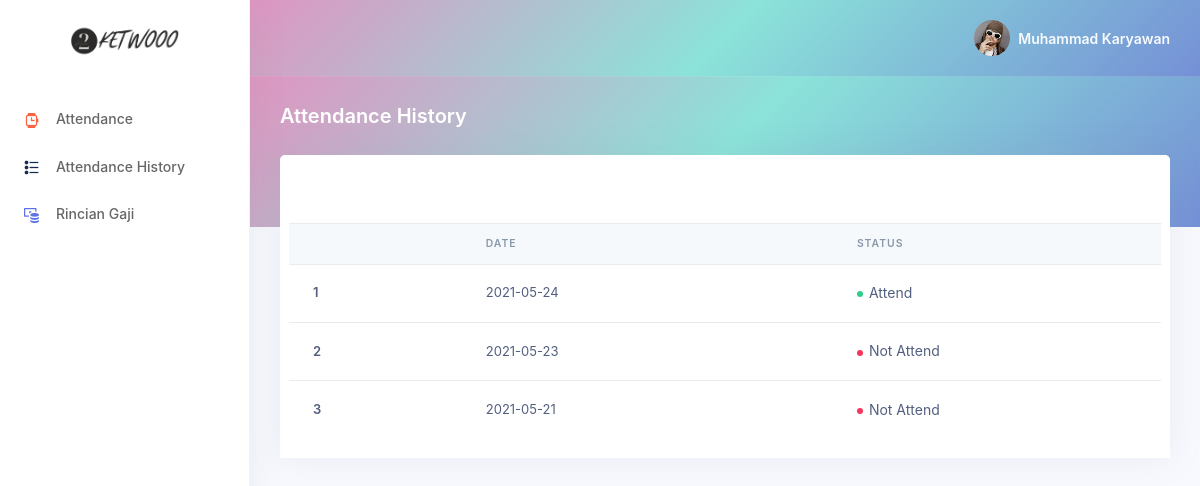
The page /index.php?page=AttendanceHistory (signed in) on the database its author committed.
### tables this page shows
CREATE TABLE `attendance` (
  `id_attendance` int(16) NOT NULL,
  `id_user` int(16) NOT NULL,
  `attendance_date` varchar(16) DEFAULT NULL,
  `attendance_status` tinyint(1) DEFAULT 0
);

### AttendanceHistory.php (the view)
<?php
  include("system/connection.php");
?>
<div class="header gradient-bg pb-6">
  <div class="container-fluid">
    <div class="header-body">
      <div class="row align-items-center py-4">
        <div class="col-lg-6 col-7">
          <h6 class="h2 text-white d-inline-block mb-0">Attendance History</h6>
        </div>
      </div>
    </div>
  </div>
</div>
<div class="container-fluid mt--6">
  <div class="row">
    <div class="col">
      <div class="card">
        <div class="card-header border-0">
          <div class="row">
            <div class="table-responsive">
              <br><br>
                <table class="table align-items-center table-flush">
                  <thead class="thead-light">
                    <tr>
                      <th scope="col"></th>
                      <th scope="col">Date</th>
                      <th scope="col">Status</th>
                    </tr>
                  </thead>
                  <tbody>
                    <?php
                      $iduser = $_SESSION["id_user"];
                      $select = mysqli_query($connection,"SELECT * FROM attendance WHERE id_user = $iduser");
                      $tempnumber = 1;
                      foreach($select as $data){
                    ?>
                    <tr>
                      <th scope="row">
                          <?= $tempnumber ?>
                      </th>
                      <td>
                          <?= $data['attendance_date'] ?>
                      </td>
                      <td>
                        <?php
                        if($data['attendance_status'] == 1){
                          echo '<span class="badge badge-dot mr--4">
                          <i class="bg-success"></i>Attend
                          </span>';
                        }else{
                          echo '<span class="badge badge-dot mr--4">
                          <i class="bg-danger"></i>Not Attend
                          </span>';
                        } ?>
                      </td>
                    </tr>
                    <?php
                      $tempnumber++;
                      }
                    ?>
                  </tbody>
                </table>
              </div>
      </div>
    </div>
  </div>
</div>

### asset/styles.css (style rules this page uses)
body { font-family: -apple-system, BlinkMacSystemFont, 'Segoe UI', Roboto, Oxygen, Ubuntu, Cantarell, 'Open Sans', 'Helvetica Neue', sans-serif; }
.gradient-bg { background-image: linear-gradient(135deg, #DF95C1, #8BE3D9, #7590D6); }
thead { cursor: default; }

### rows shown on the page
attendance: attendance_date "2021-05-24", attendance_status 1 (drawn)
attendance: attendance_date "2021-05-23", attendance_status 0 (drawn)
attendance: attendance_date "2021-05-21", attendance_status 0 (drawn)

### other values the page prints
$_SESSION["nama_user"] "Muhammad Karyawan"
